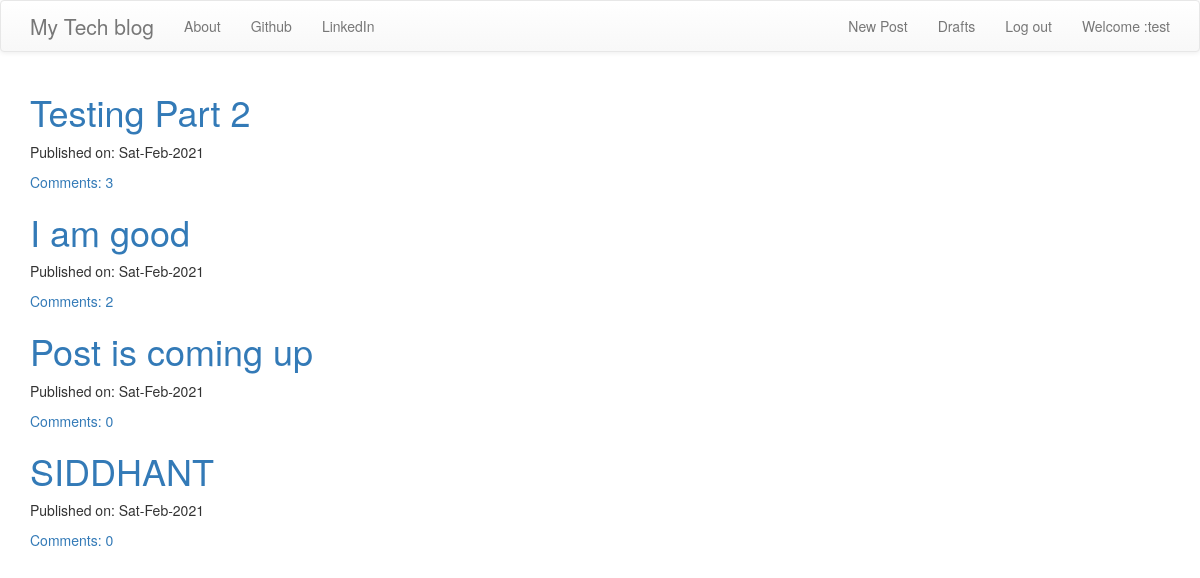
The app's page / (signed in) with its own data.
### blog/models.py (models this page shows, shortened)
class Post(models.Model):
    title = models.CharField(max_length=200)
    text = models.TextField()
    create_date = models.DateTimeField(default=timezone.now)
    publish_date = models.DateTimeField(blank=True,null=True)
    author = models.ForeignKey('auth.User', on_delete=models.CASCADE)
    def approved_comments(self):
        return self.comments.filter(approved_comments=True)

### blog/views.py (the view)
# urls.py: re_path(r'^$',views.PostListView.as_view(), name= 'post_list'),
class PostListView(ListView):
    model = Post
    def get_queryset(self):
        return Post.objects.filter(publish_date__lte=timezone.now()).order_by('publish_date')

### blog/templates/blog/post_list.html
{% extends 'blog/base.html' %}
{% block content %}
<div class="centerstage">
    {% for post in post_list %}
        <div class="post">
            <h1><a href="{% url 'post_detail' pk=post.pk %}">{{ post.title }}</a></h1>
            <div class="date">
                <p>Published on: {{ post.publish_date|date:"D-M-Y" }}</p>
            </div>
            <a href="{% url 'post_detail' pk=post.pk %}">Comments: {{ post.approved_comments.count }}</a>
        </div>
    {% endfor %}
</div>
{% endblock %}

### blog/templates/blog/base.html (shortened to what this page needs)
<!Doctype HTML>
{% load static %}
<html>
    <head>
        <link rel="stylesheet" href="https://maxcdn.bootstrapcdn.com/bootstrap/3.3.7/css/bootstrap.min.css">
        <link rel="stylesheet" href="https://maxcdn.bootstrapcdn.com/bootstrap/3.3.7/css/bootstrap-theme.min.css">
        <link rel="stylesheet" href="//cdn.jsdelivr.net/medium-editor/latest/css/medium-editor.min.css" type="text/css" media="screen" charset="utf-8">
        <link rel="stylesheet" href="{% static 'css/blog.css' %}">
    </head>
    <body class='loader'>
        <nav class="navbar navbar-default techfont custom-navbar">
              <div class="container">
                <ul class="nav navbar-nav">
                <li><a class='navbar-brand bigbrand' href="{% url 'post_list' %}">My Tech blog</a></li>
                <li><a href="{% url 'about'%}">About</a></li>
                <li><a href="https://github.com/Arpit7272">Github</a></li>
                <li><a href="https://www.linkedin.com/in/arpit-mishra-6b26a5b0/">LinkedIn</a></li>
                </ul>
                <ul class="nav navbar-nav navbar-right">
                    {% if user.is_authenticated %}
                   <li>
                       <a href="{% url 'post_new' %}">New Post</a>
                    </li>
                   <li>
                    <a href="{% url 'post_draft_list' %}">Drafts</a>
                    </li>
                  <li>
                    <a href="{% url 'logout' %}" >Log out</a>
                  </li>
                    <li>
                        <a>Welcome :{{user.username}} </a>
                    </li>
                    {%else %}
                    <li>
                        <a class='nav navbar-right' href="{% url 'login' %}" >
                            <span class="glyphicon glyphicon-user"></span>
                        </a>
                    </li>
                    {%endif %}
                </ul>
              </div>
        </nav>
        <div class="content container">
            <div class="row">
                <div class="col-md-8">
                  <div class="blog_posts">
                    {% block content %}
                    {% endblock %}
                  </div>
                </div>
            </div>
        </div>
    </body>
</html>

### blog/static/css/blog.css (style rules this page uses)
.centerstage { margin-left: auto; margin-right: auto; }
.bigbrand { font-size: 1.5em; }
.loader { filter:hue-rotate(0deg); color: linear-gradient(45deg,#0f8,#08f); animation:hue 5000ms infinite linear; }

### records on screen
Post: title "Testing Part 2", publish_date "Sat-Feb-2021", approved_comments.count "3"
Post: title "I am good", publish_date "Sat-Feb-2021", approved_comments.count "2"
Post: title "Post is coming up", publish_date "Sat-Feb-2021", approved_comments.count "0"
Post: title "SIDDHANT", publish_date "Sat-Feb-2021", approved_comments.count "0"

### other values on screen
{{ user.username }} "test"
